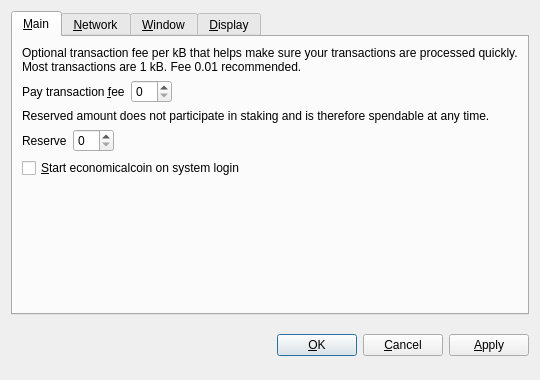
<?xml version="1.0" encoding="UTF-8"?>
<ui version="4.0">
 <class>OptionsDialog</class>
 <widget class="QDialog" name="OptionsDialog">
  <property name="geometry">
   <rect>
    <x>0</x>
    <y>0</y>
    <width>540</width>
    <height>380</height>
   </rect>
  </property>
  <property name="windowTitle">
   <string>Options</string>
  </property>
  <property name="modal">
   <bool>true</bool>
  </property>
  <layout class="QVBoxLayout" name="verticalLayout">
   <item>
    <widget class="QTabWidget" name="tabWidget">
     <property name="tabPosition">
      <enum>QTabWidget::North</enum>
     </property>
     <property name="currentIndex">
      <number>0</number>
     </property>
     <widget class="QWidget" name="tabMain">
      <attribute name="title">
       <string>&amp;Main</string>
      </attribute>
      <layout class="QVBoxLayout" name="verticalLayout_Main">
       <item>
        <widget class="QLabel" name="transactionFeeInfoLabel">
         <property name="text">
          <string>Optional transaction fee per kB that helps make sure your transactions are processed quickly. Most transactions are 1 kB. Fee 0.01 recommended.</string>
         </property>
         <property name="textFormat">
          <enum>Qt::PlainText</enum>
         </property>
         <property name="wordWrap">
          <bool>true</bool>
         </property>
        </widget>
       </item>
       <item>
        <layout class="QHBoxLayout" name="horizontalLayoutFee">
         <item>
          <widget class="QLabel" name="transactionFeeLabel">
           <property name="text">
            <string>Pay transaction &amp;fee</string>
           </property>
           <property name="textFormat">
            <enum>Qt::PlainText</enum>
           </property>
           <property name="buddy">
            <cstring>transactionFee</cstring>
           </property>
          </widget>
         </item>
         <item>
          <widget class="BitcoinAmountField" name="transactionFee"/>
         </item>
         <item>
          <spacer name="horizontalSpacerFee">
           <property name="orientation">
            <enum>Qt::Horizontal</enum>
           </property>
           <property name="sizeHint" stdset="0">
            <size>
             <width>40</width>
             <height>20</height>
            </size>
           </property>
          </spacer>
         </item>
        </layout>
       </item>
       <item>
        <widget class="QLabel" name="reserveBalanceInfoLabel">
         <property name="text">
          <string>Reserved amount does not participate in staking and is therefore spendable at any time.</string>
         </property>
         <property name="textFormat">
          <enum>Qt::PlainText</enum>
         </property>
         <property name="wordWrap">
          <bool>true</bool>
         </property>
        </widget>
       </item>
       <item>
        <layout class="QHBoxLayout" name="horizontalLayoutReserveBalance">
         <item>
          <widget class="QLabel" name="reserveBalanceLabel">
           <property name="text">
            <string>Reserve</string>
           </property>
           <property name="textFormat">
            <enum>Qt::PlainText</enum>
           </property>
           <property name="buddy">
            <cstring>reserveBalance</cstring>
           </property>
          </widget>
         </item>
         <item>
          <widget class="BitcoinAmountField" name="reserveBalance"/>
         </item>
         <item>
          <spacer name="horizontalSpacerReserveBalance">
           <property name="orientation">
            <enum>Qt::Horizontal</enum>
           </property>
           <property name="sizeHint" stdset="0">
            <size>
             <width>40</width>
             <height>20</height>
            </size>
           </property>
          </spacer>
         </item>
        </layout>
       </item>
       <item>
        <widget class="QCheckBox" name="bitcoinAtStartup">
         <property name="toolTip">
          <string>Automatically start economicalcoin after logging in to the system.</string>
         </property>
         <property name="text">
          <string>&amp;Start economicalcoin on system login</string>
         </property>
        </widget>
       </item>
       <item>
        <spacer name="verticalSpacer_Main">
         <property name="orientation">
          <enum>Qt::Vertical</enum>
         </property>
         <property name="sizeHint" stdset="0">
          <size>
           <width>20</width>
           <height>40</height>
          </size>
         </property>
        </spacer>
       </item>
      </layout>
     </widget>
     <widget class="QWidget" name="tabNetwork">
      <attribute name="title">
       <string>&amp;Network</string>
      </attribute>
      <layout class="QVBoxLayout" name="verticalLayout_Network">
       <item>
        <widget class="QCheckBox" name="mapPortUpnp">
         <property name="toolTip">
          <string>Automatically open the economicalcoin client port on the router. This only works when your router supports UPnP and it is enabled.</string>
         </property>
         <property name="text">
          <string>Map port using &amp;UPnP</string>
         </property>
        </widget>
       </item>
       <item>
        <widget class="QCheckBox" name="connectSocks">
         <property name="toolTip">
          <string>Connect to the economicalcoin network through a SOCKS proxy (e.g. when connecting through Tor).</string>
         </property>
         <property name="text">
          <string>&amp;Connect through SOCKS proxy:</string>
         </property>
        </widget>
       </item>
       <item>
        <layout class="QHBoxLayout" name="horizontalLayout_Network">
         <item>
          <widget class="QLabel" name="proxyIpLabel">
           <property name="text">
            <string>Proxy &amp;IP:</string>
           </property>
           <property name="textFormat">
            <enum>Qt::PlainText</enum>
           </property>
           <property name="buddy">
            <cstring>proxyIp</cstring>
           </property>
          </widget>
         </item>
         <item>
          <widget class="QValidatedLineEdit" name="proxyIp">
           <property name="maximumSize">
            <size>
             <width>140</width>
             <height>16777215</height>
            </size>
           </property>
           <property name="toolTip">
            <string>IP address of the proxy (e.g. 127.0.0.1)</string>
           </property>
          </widget>
         </item>
         <item>
          <widget class="QLabel" name="proxyPortLabel">
           <property name="text">
            <string>&amp;Port:</string>
           </property>
           <property name="textFormat">
            <enum>Qt::PlainText</enum>
           </property>
           <property name="buddy">
            <cstring>proxyPort</cstring>
           </property>
          </widget>
         </item>
         <item>
          <widget class="QLineEdit" name="proxyPort">
           <property name="maximumSize">
            <size>
             <width>55</width>
             <height>16777215</height>
            </size>
           </property>
           <property name="toolTip">
            <string>Port of the proxy (e.g. 9050)</string>
           </property>
          </widget>
         </item>
         <item>
          <widget class="QLabel" name="socksVersionLabel">
           <property name="text">
            <string>SOCKS &amp;Version:</string>
           </property>
           <property name="textFormat">
            <enum>Qt::PlainText</enum>
           </property>
           <property name="buddy">
            <cstring>socksVersion</cstring>
           </property>
          </widget>
         </item>
         <item>
          <widget class="QValueComboBox" name="socksVersion">
           <property name="toolTip">
            <string>SOCKS version of the proxy (e.g. 5)</string>
           </property>
          </widget>
         </item>
         <item>
          <spacer name="horizontalSpacer_Network">
           <property name="orientation">
            <enum>Qt::Horizontal</enum>
           </property>
           <property name="sizeHint" stdset="0">
            <size>
             <width>40</width>
             <height>20</height>
            </size>
           </property>
          </spacer>
         </item>
        </layout>
       </item>
       <item>
        <spacer name="verticalSpacer_Network">
         <property name="orientation">
          <enum>Qt::Vertical</enum>
         </property>
         <property name="sizeHint" stdset="0">
          <size>
           <width>20</width>
           <height>40</height>
          </size>
         </property>
        </spacer>
       </item>
      </layout>
     </widget>
     <widget class="QWidget" name="tabWindow">
      <attribute name="title">
       <string>&amp;Window</string>
      </attribute>
      <layout class="QVBoxLayout" name="verticalLayout_Window">
       <item>
        <widget class="QCheckBox" name="minimizeToTray">
         <property name="toolTip">
          <string>Show only a tray icon after minimizing the window.</string>
         </property>
         <property name="text">
          <string>&amp;Minimize to the tray instead of the taskbar</string>
         </property>
        </widget>
       </item>
       <item>
        <widget class="QCheckBox" name="minimizeOnClose">
         <property name="toolTip">
          <string>Minimize instead of exit the application when the window is closed. When this option is enabled, the application will be closed only after selecting Quit in the menu.</string>
         </property>
         <property name="text">
          <string>M&amp;inimize on close</string>
         </property>
        </widget>
       </item>
       <item>
        <spacer name="verticalSpacer_Window">
         <property name="orientation">
          <enum>Qt::Vertical</enum>
         </property>
         <property name="sizeHint" stdset="0">
          <size>
           <width>20</width>
           <height>40</height>
          </size>
         </property>
        </spacer>
       </item>
      </layout>
     </widget>
     <widget class="QWidget" name="tabDisplay">
      <attribute name="title">
       <string>&amp;Display</string>
      </attribute>
      <layout class="QVBoxLayout" name="verticalLayout_Display">
       <item>
        <layout class="QHBoxLayout" name="horizontalLayout_1_Display">
         <item>
          <widget class="QLabel" name="langLabel">
           <property name="text">
            <string>User Interface &amp;language:</string>
           </property>
           <property name="textFormat">
            <enum>Qt::PlainText</enum>
           </property>
           <property name="buddy">
            <cstring>lang</cstring>
           </property>
          </widget>
         </item>
         <item>
          <widget class="QValueComboBox" name="lang">
           <property name="toolTip">
            <string>The user interface language can be set here. This setting will take effect after restarting economicalcoin.</string>
           </property>
          </widget>
         </item>
        </layout>
       </item>
       <item>
        <layout class="QHBoxLayout" name="horizontalLayout_2_Display">
         <item>
          <widget class="QLabel" name="unitLabel">
           <property name="text">
            <string>&amp;Unit to show amounts in:</string>
           </property>
           <property name="textFormat">
            <enum>Qt::PlainText</enum>
           </property>
           <property name="buddy">
            <cstring>unit</cstring>
           </property>
          </widget>
         </item>
         <item>
          <widget class="QValueComboBox" name="unit">
           <property name="toolTip">
            <string>Choose the default subdivision unit to show in the interface and when sending coins.</string>
           </property>
          </widget>
         </item>
        </layout>
       </item>
       <item>
        <widget class="QCheckBox" name="displayAddresses">
         <property name="toolTip">
          <string>Whether to show economicalcoin addresses in the transaction list or not.</string>
         </property>
         <property name="text">
          <string>&amp;Display addresses in transaction list</string>
         </property>
        </widget>
       </item>
       <item>
        <widget class="QCheckBox" name="coinControlFeatures">
         <property name="toolTip">
          <string>Whether to show coin control features or not.</string>
         </property>
         <property name="text">
          <string>Display coin &amp;control features (experts only!)</string>
         </property>
        </widget>
       </item>
       <item>
        <spacer name="verticalSpacer_Display">
         <property name="orientation">
          <enum>Qt::Vertical</enum>
         </property>
         <property name="sizeHint" stdset="0">
          <size>
           <width>20</width>
           <height>40</height>
          </size>
         </property>
        </spacer>
       </item>
      </layout>
     </widget>
    </widget>
   </item>
   <item>
    <layout class="QHBoxLayout" name="horizontalLayout_Buttons">
     <item>
      <spacer name="horizontalSpacer_1">
       <property name="orientation">
        <enum>Qt::Horizontal</enum>
       </property>
       <property name="sizeHint" stdset="0">
        <size>
         <width>40</width>
         <height>48</height>
        </size>
       </property>
      </spacer>
     </item>
     <item>
      <widget class="QLabel" name="statusLabel">
       <property name="font">
        <font>
         <weight>75</weight>
         <bold>true</bold>
        </font>
       </property>
       <property name="text">
        <string/>
       </property>
       <property name="textFormat">
        <enum>Qt::PlainText</enum>
       </property>
       <property name="wordWrap">
        <bool>true</bool>
       </property>
      </widget>
     </item>
     <item>
      <spacer name="horizontalSpacer_2">
       <property name="orientation">
        <enum>Qt::Horizontal</enum>
       </property>
       <property name="sizeHint" stdset="0">
        <size>
         <width>40</width>
         <height>48</height>
        </size>
       </property>
      </spacer>
     </item>
     <item>
      <widget class="QPushButton" name="okButton">
       <property name="text">
        <string>&amp;OK</string>
       </property>
      </widget>
     </item>
     <item>
      <widget class="QPushButton" name="cancelButton">
       <property name="text">
        <string>&amp;Cancel</string>
       </property>
       <property name="autoDefault">
        <bool>false</bool>
       </property>
      </widget>
     </item>
     <item>
      <widget class="QPushButton" name="applyButton">
       <property name="text">
        <string>&amp;Apply</string>
       </property>
       <property name="autoDefault">
        <bool>false</bool>
       </property>
      </widget>
     </item>
    </layout>
   </item>
  </layout>
 </widget>
 <customwidgets>
  <customwidget>
   <class>BitcoinAmountField</class>
   <extends>QSpinBox</extends>
   <header>bitcoinamountfield.h</header>
  </customwidget>
  <customwidget>
   <class>QValueComboBox</class>
   <extends>QComboBox</extends>
   <header>qvaluecombobox.h</header>
  </customwidget>
  <customwidget>
   <class>QValidatedLineEdit</class>
   <extends>QLineEdit</extends>
   <header>qvalidatedlineedit.h</header>
  </customwidget>
 </customwidgets>
 <resources/>
 <connections/>
</ui>
